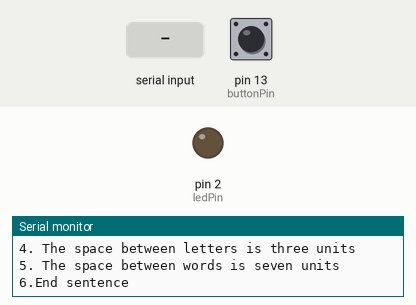
Recording of a sketch running on a simulated Arduino Uno, built with avr-gcc and run on an emulated ATmega328P. Shown: output pins drawn as LEDs (lit = HIGH), the last lines printed to the serial monitor. Inputs (shaded band) come from the test bench; at power-on: pin 13 (buttonPin) HIGH.

Above: at 1.3 s.
1.4 s: pin 13 (buttonPin) pulled LOW for 0.15 s
3.0 s: "90,45\n" received over Serial
4.5 s: "1\n" received over Serial
6.0 s: pin 13 (buttonPin) pulled LOW for 1 s
At 6.15 s:
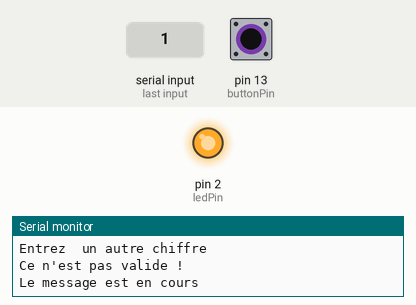
Timing chart, 0 to 9.0 s (numbered marks = the images above; inputs shaded):
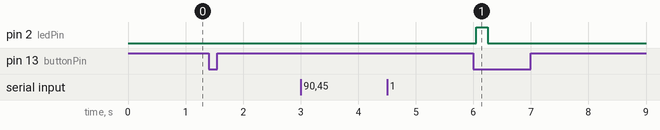

The sketch:

CodeMorse.ino
```cpp
/*
Liz-Angelah Bien-Aimé
Projet code morse
*/
int ledPin = 2;
int buttonPin = 13;
const int arrLength = 48;
int arr[arrLength];
int arrPos = 0;
int unitTime  = 200;
bool lastButtonState = HIGH;
bool messageReady = false;
void setup() {
  Serial.begin(9600);
  pinMode(ledPin, OUTPUT);
  pinMode(buttonPin, INPUT_PULLUP);
  Serial.println("Entrez un chiffre");
  operationsList();
}
void loop() {
 userInput();
  bool buttonState = digitalRead(buttonPin);
  if (buttonState == LOW && lastButtonState == HIGH) {
    delay(50);
    if (digitalRead(buttonPin) == LOW) {
      if (arrPos > 0) {
        Serial.println("Le message est en cours");
        morseMessage();
        messageReady = false;
      } else {
        Serial.println("Il n'y a rien pour l'instant");
      }
    }
  }

  lastButtonState = buttonState;
}
void userInput(){
  if(Serial.available() > 0){
    int value = Serial.parseInt();
    if(value >= 1 && value <= 6){
      appendUserInput(value);
    } else {
      errorMessage();
    }
  }
}
void appendUserInput(int value){
 if(arrPos < arrLength){
    arr[arrPos] = value;
    arrPos++;
    messageReady = true;
    Serial.print("Ajouté: ");
    Serial.println(value);
    Serial.println("Entrez  un autre chiffre");
  } else {
    Serial.println("Le tableau est rempli");
  }
}
void errorMessage(){
  Serial.println("Ce n'est pas valide !");
  while(Serial.available() > 0) {
    Serial.read();
  }
}
void operationsList(){
  String operations[] = {
    "1. The length of a dot is one unit",
    "2. A dash is tree units",
    "3. The space between parts of the same letter is one unit",
    "4. The space between letters is three units",
    "5. The space between words is seven units",
    "6.End sentence"
  };
  for(int i = 0; i < 6; i++){
    Serial.println(operations[i]);
  }
}
void morseMessage(){
   for(int i = 0; i < arrPos; i++){
    switch(arr[i]){
      case 1:
        digitalWrite(ledPin, HIGH);
        delay(unitTime);
        digitalWrite(ledPin, LOW);
        delay(unitTime);
        break;
      case 2:
        digitalWrite(ledPin, HIGH);
        delay(unitTime*3);
        digitalWrite(ledPin, LOW);
        delay(unitTime);
        break;
      case 3:
        digitalWrite(ledPin, LOW);
        delay(unitTime);
        break;
      case 4:
        digitalWrite(ledPin, LOW);
        delay(unitTime*3);
        break;
      case 5:
        digitalWrite(ledPin, LOW);
        delay(unitTime*7);
        break;
      case 6:
        digitalWrite(ledPin, HIGH);
        delay(unitTime*2);
        digitalWrite(ledPin, LOW);
        delay(unitTime);
        break;
    }
  }
  arrPos = 0;
  Serial.println("Entrez un nouveau chiffre");
  operationsList();
}
```

Measured:
- after the input at 6.0 s, pin 2 (ledPin): LOW → HIGH after 0.05 s, → LOW 0.20 s later
